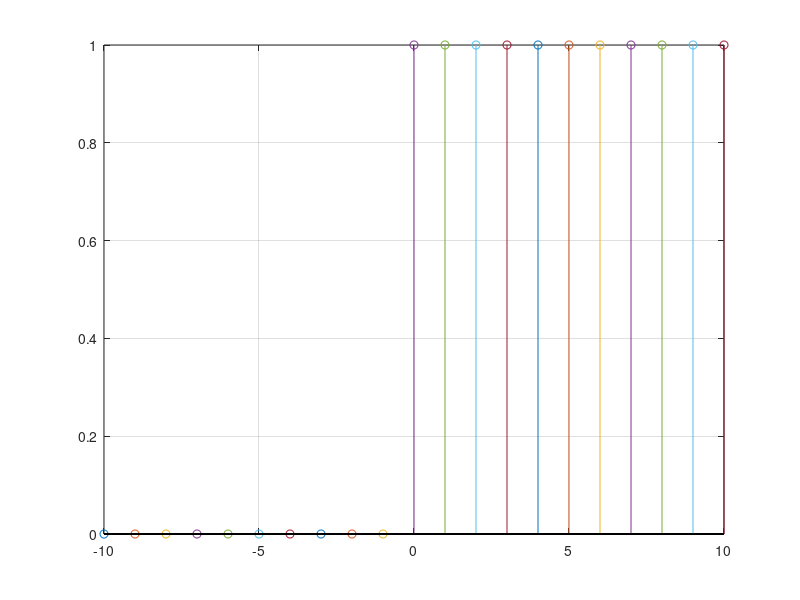

Recreate this plot in MATLAB. (Note: this script raises an error after producing the figure.)
T=input("Enter the time period")
for t=-10:1:10
  if(t<0)
  y=0;
  else
  y=1;
end
  stem(t,y)
  hold on
  grid on
end
axis([-T T 3 -3])
xlabel('Time')
ylabel('Amplitude')
title('Unit Step Signal')
